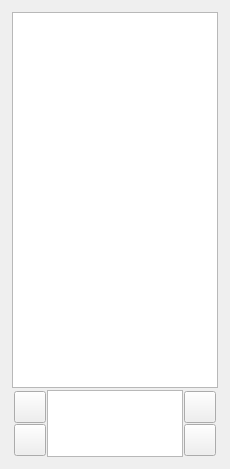
<?xml version="1.0" encoding="UTF-8"?>
<ui version="4.0">
 <class>Form</class>
 <widget class="QWidget" name="Form">
  <property name="geometry">
   <rect>
    <x>0</x>
    <y>0</y>
    <width>230</width>
    <height>469</height>
   </rect>
  </property>
  <property name="windowTitle">
   <string>Form</string>
  </property>
  <layout class="QGridLayout" name="gridLayout_2">
   <item row="0" column="0">
    <layout class="QGridLayout" name="chat_interface_layout" rowstretch="0,0">
     <property name="leftMargin">
      <number>1</number>
     </property>
     <property name="topMargin">
      <number>1</number>
     </property>
     <property name="rightMargin">
      <number>1</number>
     </property>
     <property name="bottomMargin">
      <number>1</number>
     </property>
     <property name="spacing">
      <number>1</number>
     </property>
     <item row="1" column="1">
      <layout class="QHBoxLayout" name="chat_input_layout">
       <property name="spacing">
        <number>0</number>
       </property>
       <property name="leftMargin">
        <number>1</number>
       </property>
       <property name="topMargin">
        <number>1</number>
       </property>
       <property name="rightMargin">
        <number>1</number>
       </property>
       <property name="bottomMargin">
        <number>0</number>
       </property>
       <item>
        <layout class="QGridLayout" name="chat_audio_button_layout">
         <property name="leftMargin">
          <number>1</number>
         </property>
         <property name="topMargin">
          <number>1</number>
         </property>
         <property name="rightMargin">
          <number>1</number>
         </property>
         <property name="bottomMargin">
          <number>1</number>
         </property>
         <property name="spacing">
          <number>1</number>
         </property>
         <item row="1" column="0">
          <widget class="QPushButton" name="stt_button">
           <property name="sizePolicy">
            <sizepolicy hsizetype="Fixed" vsizetype="Fixed">
             <horstretch>0</horstretch>
             <verstretch>0</verstretch>
            </sizepolicy>
           </property>
           <property name="minimumSize">
            <size>
             <width>32</width>
             <height>32</height>
            </size>
           </property>
           <property name="maximumSize">
            <size>
             <width>32</width>
             <height>32</height>
            </size>
           </property>
           <property name="baseSize">
            <size>
             <width>32</width>
             <height>32</height>
            </size>
           </property>
           <property name="toolTip">
            <string>Speech To Text</string>
           </property>
           <property name="text">
            <string/>
           </property>
          </widget>
         </item>
         <item row="0" column="0">
          <widget class="QPushButton" name="tts_button">
           <property name="minimumSize">
            <size>
             <width>32</width>
             <height>32</height>
            </size>
           </property>
           <property name="maximumSize">
            <size>
             <width>32</width>
             <height>32</height>
            </size>
           </property>
           <property name="baseSize">
            <size>
             <width>32</width>
             <height>32</height>
            </size>
           </property>
           <property name="toolTip">
            <string>Text To Speech</string>
           </property>
           <property name="text">
            <string/>
           </property>
          </widget>
         </item>
        </layout>
       </item>
       <item>
        <widget class="QTextEdit" name="chat_input_text_editor">
         <property name="sizePolicy">
          <sizepolicy hsizetype="Preferred" vsizetype="Ignored">
           <horstretch>0</horstretch>
           <verstretch>0</verstretch>
          </sizepolicy>
         </property>
         <property name="minimumSize">
          <size>
           <width>0</width>
           <height>0</height>
          </size>
         </property>
         <property name="baseSize">
          <size>
           <width>158</width>
           <height>0</height>
          </size>
         </property>
        </widget>
       </item>
       <item>
        <layout class="QGridLayout" name="chat_generation_button_layout">
         <property name="leftMargin">
          <number>1</number>
         </property>
         <property name="topMargin">
          <number>1</number>
         </property>
         <property name="rightMargin">
          <number>1</number>
         </property>
         <property name="bottomMargin">
          <number>1</number>
         </property>
         <property name="spacing">
          <number>1</number>
         </property>
         <item row="2" column="0">
          <widget class="QPushButton" name="generate_image_button">
           <property name="sizePolicy">
            <sizepolicy hsizetype="Fixed" vsizetype="Fixed">
             <horstretch>0</horstretch>
             <verstretch>0</verstretch>
            </sizepolicy>
           </property>
           <property name="minimumSize">
            <size>
             <width>32</width>
             <height>32</height>
            </size>
           </property>
           <property name="maximumSize">
            <size>
             <width>32</width>
             <height>32</height>
            </size>
           </property>
           <property name="baseSize">
            <size>
             <width>32</width>
             <height>32</height>
            </size>
           </property>
           <property name="toolTip">
            <string>Generate Image</string>
           </property>
           <property name="text">
            <string/>
           </property>
          </widget>
         </item>
         <item row="1" column="0">
          <widget class="QPushButton" name="generate_text_button">
           <property name="sizePolicy">
            <sizepolicy hsizetype="Fixed" vsizetype="Fixed">
             <horstretch>0</horstretch>
             <verstretch>0</verstretch>
            </sizepolicy>
           </property>
           <property name="minimumSize">
            <size>
             <width>32</width>
             <height>32</height>
            </size>
           </property>
           <property name="maximumSize">
            <size>
             <width>32</width>
             <height>32</height>
            </size>
           </property>
           <property name="baseSize">
            <size>
             <width>32</width>
             <height>32</height>
            </size>
           </property>
           <property name="toolTip">
            <string>Send To Chat</string>
           </property>
           <property name="text">
            <string/>
           </property>
          </widget>
         </item>
        </layout>
       </item>
      </layout>
     </item>
     <item row="0" column="1">
      <widget class="QTextBrowser" name="chat_output_browser">
       <property name="sizePolicy">
        <sizepolicy hsizetype="Preferred" vsizetype="Minimum">
         <horstretch>0</horstretch>
         <verstretch>2</verstretch>
        </sizepolicy>
       </property>
       <property name="minimumSize">
        <size>
         <width>0</width>
         <height>0</height>
        </size>
       </property>
       <property name="baseSize">
        <size>
         <width>100</width>
         <height>100</height>
        </size>
       </property>
      </widget>
     </item>
    </layout>
   </item>
  </layout>
 </widget>
 <resources/>
 <connections/>
</ui>
